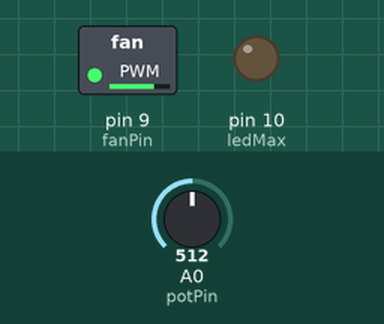
Simulated run of this sketch. Board: Arduino Uno, built with avr-gcc and run on an emulated ATmega328P. Parts: switched loads named in the sketch (green lamp = pin HIGH), output pins drawn as LEDs (lit = HIGH). The test bench sets the inputs (shaded band); at power-on: A0 (potPin) = 512.

Above: at 1.2 s.
1.3 s: A0 (potPin) set to 716
At 2.5 s:
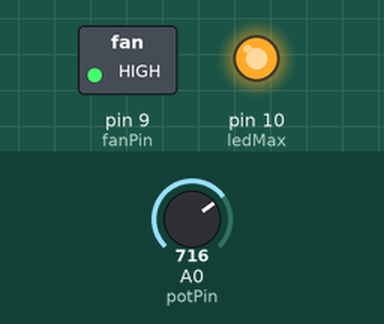
2.8 s: A0 (potPin) set to 625
4.3 s: A0 (potPin) set to 606
At 5.0 s:
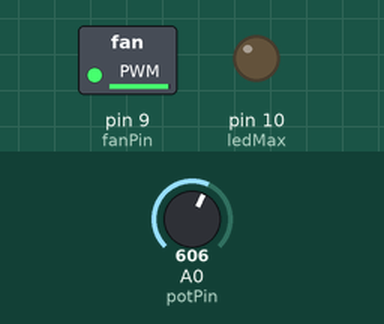
5.8 s: A0 (potPin) set to 306
At 6.1 s:
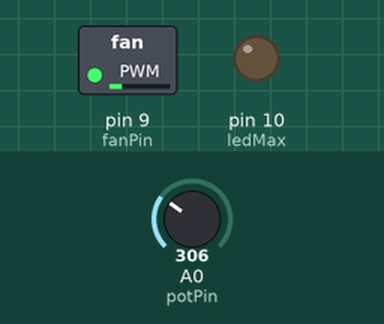
7.3 s: A0 (potPin) set to 900
At 8.5 s:
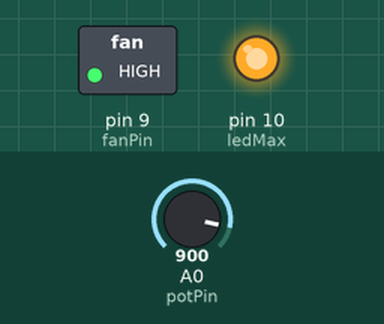
8.8 s: A0 (potPin) set to 122
At 9.6 s:
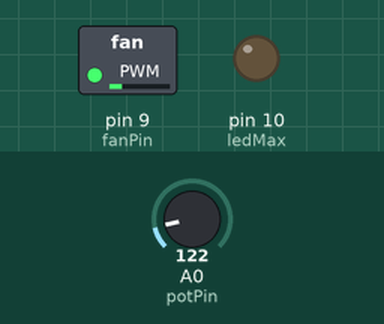
Timing chart, 0 to 11.3 s (numbered marks = the images above; inputs shaded):
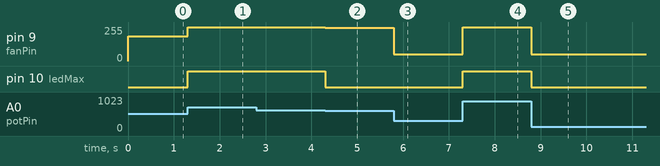

Measured:
- the behaviour switches between 614 and 613 on A0 (potPin) (found by bisection; images 1 and 2)
- after the input at 1.3 s, pin 9 (fanPin): 187/255 → 255/255 at once; pin 10 (ledMax): LOW → HIGH at once
- after the input at 2.8 s, every drawn part: stays the same
- after the input at 4.3 s, pin 9 (fanPin): 255/255 → 249/255 at once; pin 10 (ledMax): HIGH → LOW at once
- after the input at 5.8 s, pin 9 (fanPin): 249/255 → 51/255 at once
- after the input at 7.3 s, pin 9 (fanPin): 51/255 → 255/255 at once; pin 10 (ledMax): LOW → HIGH at once
- after the input at 8.8 s, pin 9 (fanPin): 255/255 → 51/255 at once; pin 10 (ledMax): HIGH → LOW at once

The sketch:

EXERCICIOTESTE2.ino
```cpp
const int potPin = A0;
const int fanPin = 9;   // LED 1 (PWM)
const int ledMax = 10;  // LED 2

void setup() {
  pinMode(fanPin, OUTPUT);
  pinMode(ledMax, OUTPUT);
}

void loop() {
  int leitura = analogRead(potPin);

  // Converte de 0–1023 para 0–100 °C
  float temperatura = (leitura / 1023.0) * 100.0;

  int pwm = 0;

  if (temperatura < 30) {
    // 20% de potência
    pwm = 0.2 * 255;
    digitalWrite(ledMax, LOW);
  }
  else if (temperatura >= 30 && temperatura <= 60) {
    // Crescimento linear de 20% até 100%
    float proporcao = (temperatura - 30.0) / 30.0; // 0 a 1
    float potencia = 0.2 + (0.8 * proporcao);     // 20% a 100%
    pwm = potencia * 255;
    digitalWrite(ledMax, LOW);
  }
  else {
    // Acima de 60°C → 100%
    pwm = 255;
    digitalWrite(ledMax, HIGH);
  }

  analogWrite(fanPin, pwm);
}
```
